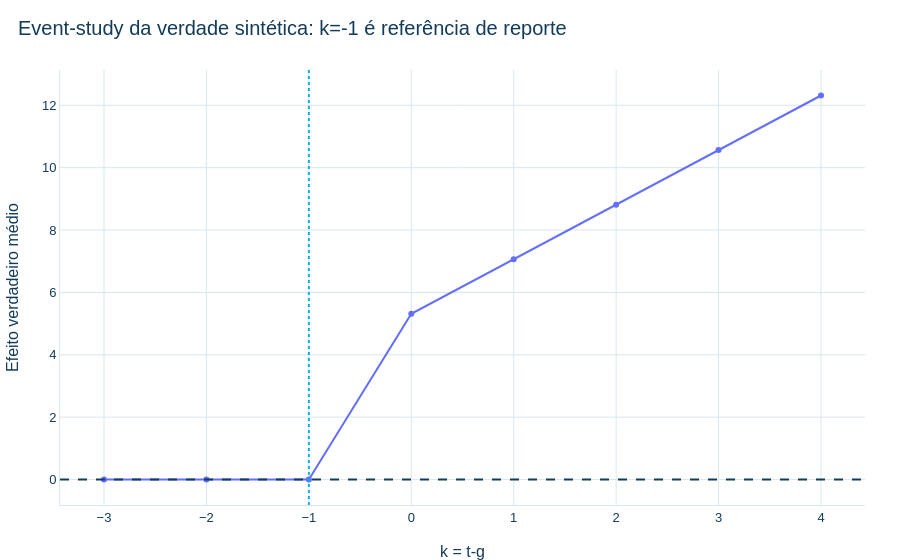

Source (notebook cell):
### Markdown cell above
## 11. Event-study sintético: leads, referência e lags

### Code cell
event_truth = heterogeneo.verdade_event_time.query('event_time >= -3 and event_time <= 4').copy()
fig = px.line(event_truth, x='event_time', y='efeito_verdadeiro', markers=True, labels={'event_time': 'k = t-g', 'efeito_verdadeiro': 'Efeito verdadeiro médio'}, title='Event-study da verdade sintética: k=-1 é referência de reporte')
fig.add_hline(y=0, line_dash='dash', line_color=CORES_IPT['AZUL_ESCURO'])
fig.add_vline(x=-1, line_dash='dot', line_color=CORES_IPT['CIANO'])
salvar_figura(fig, 'd19_06_event_study_verdade')
fig.show()

### Figure 1 — Plotly figure (JSON) as saved in the notebook; plotly's stock layout.template omitted (floating-point values rounded to 4 significant figures)
{"data": [{"hovertemplate": "k = t-g=%{x}<br>Efeito verdadeiro médio=%{y}<extra></extra>", "legendgroup": "", "line": {"color": "#636efa", "dash": "solid"}, "marker": {"symbol": "circle"}, "mode": "lines+markers", "name": "", "orientation": "v", "showlegend": false, "type": "scatter", "x": [-3.0, -2.0, -1.0, 0.0, 1.0, 2.0, 3.0, 4.0], "xaxis": "x", "y": [0.0, 0.0, 0.0, 5.315, 7.065, 8.815, 10.56, 12.31], "yaxis": "y"}], "layout": {"font": {"color": "#133C5A", "family": "Arial", "size": 13}, "legend": {"tracegroupgap": 0}, "paper_bgcolor": "#FFFFFF", "plot_bgcolor": "#FFFFFF", "shapes": [{"line": {"color": "#133C5A", "dash": "dash"}, "type": "line", "x0": 0, "x1": 1, "xref": "x domain", "y0": 0, "y1": 0, "yref": "y"}, {"line": {"color": "#04B4E3", "dash": "dot"}, "type": "line", "x0": -1, "x1": -1, "xref": "x", "y0": 0, "y1": 1, "yref": "y domain"}], "title": {"text": "Event-study da verdade sintética: k=-1 é referência de reporte"}, "xaxis": {"anchor": "y", "domain": [0.0, 1.0], "title": {"text": "k = t-g"}}, "yaxis": {"anchor": "x", "domain": [0.0, 1.0], "title": {"text": "Efeito verdadeiro médio"}}}}
